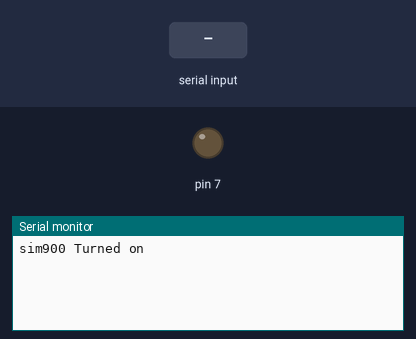
A sketch run on a simulated Arduino Mega 2560, built with avr-gcc and run on an emulated ATmega2560. Shown: output pins drawn as LEDs (lit = HIGH), the last lines printed to the serial monitor. Inputs (shaded band) come from the test bench. The modem accepts every AT command (registered, SIM ready, sends succeed) and sends nothing else.

Above: at 1.2 s.
1.3 s: "+CMT" received over the second serial link
At 2.2 s:
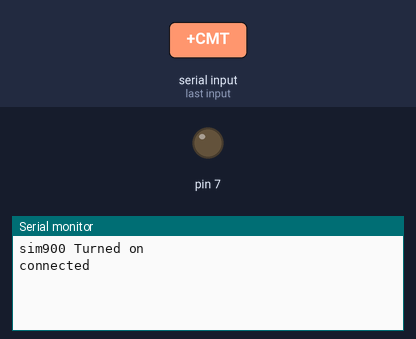
2.8 s: "on" received over the second serial link
5.8 s: "off" received over the second serial link
At 7.5 s:
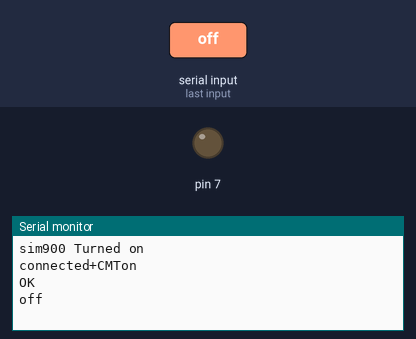

Measured:
- after the input at 1.3 s, the serial monitor: prints a new line at once (image 1)
- after the input at 5.8 s, the serial monitor: prints a new line after 1.0 s (image 2)

The sketch:

blink.ino
```cpp
boolean connected = false;
String answer ="";
String Message = "";

void setup() {
  // put your setup code here, to run once:
pinMode(7,OUTPUT);
Serial.begin(9600);
Serial1.begin(115200);
Serial.println("sim900 Turned on");

}


void loop() {


while(!connected){
  if(Serial1.available()){
      Serial.print("connected");

    delay(3000);
    connected = true;
    Serial1.print("AT+CMGF=1\r");

  }
}


while(Serial.available()){
String command = Serial.readString();
Serial1.print(command);
}


while(Serial1.available()){
answer = Serial1.readString();
Serial.println(answer);
}

if(answer.indexOf("+CMT")>0){
  int pos_start_message = answer.lastIndexOf('"') + 1;
  Message = answer.substring(pos_start_message);
  Message.trim();
  Serial.println(Message);
  Serial.println(Message.length());
  answer = "";

}

if(Message == "on"){
  digitalWrite(7,HIGH);

}
else if(Message =="off"){
    digitalWrite(7,LOW);

}


}
```
